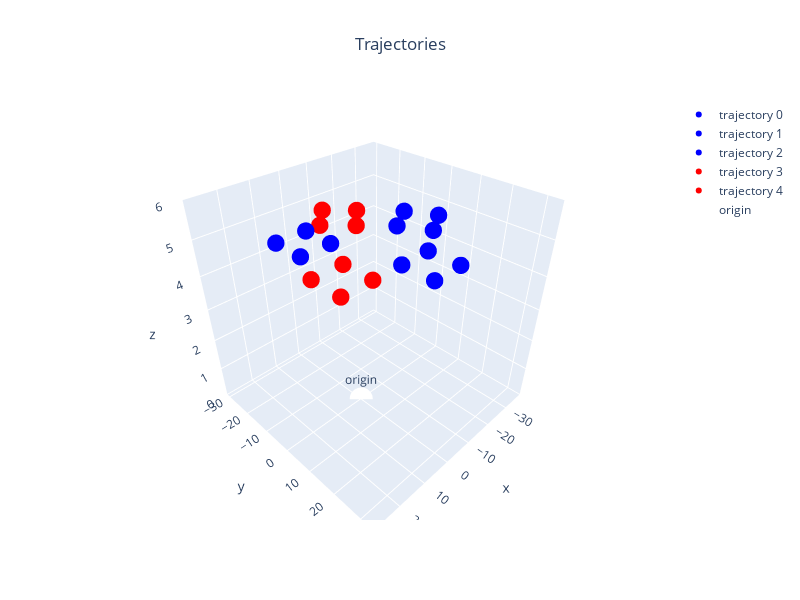

Notebook code for this chart:
### Markdown cell above
## Gazebo Configuration

Here we color each UAV with the color of the GCS it belongs to.

### Code cell
gaz_config = ConfigGazebo(origin = enu_origin,
                          world_path="simulator/gazebo/worlds/runway.world")

for path,home,c in zip(base_paths,base_homes,uav_colors):
    gaz_config.add(base_path=path,base_home=home,color=c)
gaz_config.show()

gaz= Gazebo(gaz_config,gra_origin)

### Figure 1 — Plotly figure (JSON) as saved in the notebook; plotly's stock layout.template omitted (floating-point values rounded to 4 significant figures)
{"data": [{"marker": {"color": ["blue", "blue", "blue", "blue", "blue"], "size": 6}, "mode": "markers", "name": "trajectory 0", "type": "scatter3d", "x": [-15, -23.66, -28.66, -20, -15], "y": [9.185e-16, -5.0, 3.66, 8.66, 9.185e-16], "z": [5, 5, 5, 5, 5]}, {"marker": {"color": ["blue", "blue", "blue", "blue", "blue"], "size": 6}, "mode": "markers", "name": "trajectory 1", "type": "scatter3d", "x": [9.185e-16, -10.0, -10.0, 1.531e-15, 9.185e-16], "y": [15, 15, 25, 25, 15], "z": [5, 5, 5, 5, 5]}, {"marker": {"color": ["blue", "blue", "blue", "blue", "blue"], "size": 6}, "mode": "markers", "name": "trajectory 2", "type": "scatter3d", "x": [15.0, 5.0, 5, 15, 15.0], "y": [-15.0, -15, -5, -5.0, -15.0], "z": [5, 5, 5, 5, 5]}, {"marker": {"color": ["red", "red", "red", "red", "red"], "size": 6}, "mode": "markers", "name": "trajectory 3", "type": "scatter3d", "x": [-9.185e-16, -7.071, -14.14, -7.071, -9.185e-16], "y": [-15, -22.07, -15, -7.929, -15], "z": [5, 5, 5, 5, 5]}, {"marker": {"color": ["red", "red", "red", "red", "red"], "size": 6}, "mode": "markers", "name": "trajectory 4", "type": "scatter3d", "x": [20, 10, 10.0, 20, 20], "y": [5.0, 5.0, 15, 15.0, 5.0], "z": [5, 5, 5, 5, 5]}, {"marker": {"color": "white", "size": 8}, "mode": "markers+text", "name": "origin", "text": ["origin"], "textposition": "top center", "type": "scatter3d", "x": [0], "y": [0], "z": [0]}], "layout": {"height": 600, "scene": {"xaxis": {"range": [-38.39, 29.73], "title": {"text": "x"}}, "yaxis": {"range": [-31.49, 34.41], "title": {"text": "y"}}, "zaxis": {"range": [0, 6], "title": {"text": "z"}}}, "showlegend": true, "title": {"text": "Trajectories", "x": 0.5, "xanchor": "center"}, "width": 800}}
